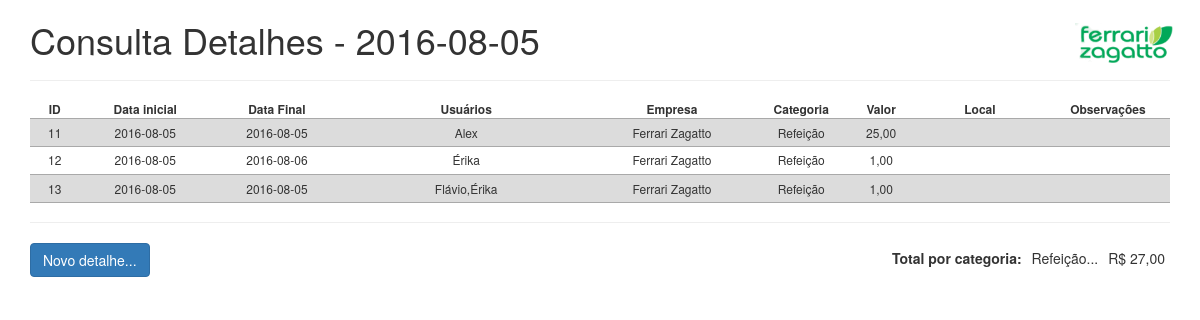
Screenshot of /showDay.php?date=2016-08-05 (signed in) with the database file from the repository.
### tables this page shows
CREATE TABLE `details` (
  `id_details` int(11) NOT NULL,
  `data_entrada` date NOT NULL,
  `data_saida` date DEFAULT NULL,
  `valor` float(10,2) NOT NULL,
  `local` varchar(200) NOT NULL,
  `obs` text,
  `id_emp` int(11) NOT NULL,
  `id_cat` int(11) NOT NULL,
  `user` int(4) NOT NULL,
  `dsy` datetime NOT NULL
);

CREATE TABLE `empresa` (
  `id_emp` int(11) NOT NULL,
  `nome` varchar(200) NOT NULL,
  `user` int(4) NOT NULL,
  `dsy` datetime NOT NULL
);

CREATE TABLE `categoria` (
  `id_cat` int(11) NOT NULL,
  `desc` varchar(200) NOT NULL,
  `limite` float(10,2) NOT NULL,
  `user` int(4) NOT NULL,
  `dsy` datetime NOT NULL
);

### query/index.php (called while the page is built, shortened)
<?php
	function getST($id, $cat, $valor, $di, $df){
		include "query/conexao.php";
		$dias = date_diff(date_create($di), date_create($df));
		$users = array();
		$result = mysqli_query($conn, "SELECT distinct id_usr FROM usuarios_details where id_details=".$id."");
		$aux=0;
		while ($row = mysqli_fetch_object($result)) {
			$users[$aux] = $row->id_usr;
			$aux++;
		}
		for($i=0;$i<$aux;$i++){
			if($di==$df){
				$result = mysqli_query($conn, "
					select sum(
							d.valor/
							(select count(id_usr) from usuarios_details where id_details=d.id_details)/
							(DATEDIFF(d.data_saida, d.data_entrada)+1)
					) as soma
					from details d
						inner join usuarios_details ud on d.id_details=ud.id_details
					where ud.id_usr=".$users[$i]."
						  and (d.data_entrada BETWEEN '".$di."' and '".$df."'
						  OR d.data_saida BETWEEN '".$di."' and '".$df."'
						  OR '".$di."' BETWEEN d.data_entrada and d.data_saida)
						  and d.id_cat=".$cat."
				");
			}else{
				$result = mysqli_query($conn, "
					select
							sum(d.valor)/
							max((select count(id_usr) from usuarios_details where id_details=d.id_details))/
							max((DATEDIFF(d.data_saida, d.data_entrada)+1)) as soma
					from details d
						inner join usuarios_details ud on d.id_details=ud.id_details
					where ud.id_usr=".$users[$i]."
						  and (d.data_entrada BETWEEN '".$di."' and '".$df."'
						  OR d.data_saida BETWEEN '".$di."' and '".$df."'
						  OR '".$di."' BETWEEN d.data_entrada and d.data_saida)
						  and d.id_cat=".$cat."
				");
			}
			while ($row = mysqli_fetch_object($result)) {
				$soma = $row->soma;
			}
		}
		$result = mysqli_query($conn, "SELECT limite FROM categoria where id_cat=".$cat."");
		while ($row = mysqli_fetch_object($result)) {
			$limite = $row->limite;
		}
		if($soma>$limite)
			return "Erro";
		else
			return "OK";
	}
?>

### query/showDay.php (the view, shortened to what this page needs)
<?php
	function getDayContent($date){
		include "query/conexao.php";
		include "query/index.php";
		$output = "";
		$result = mysqli_query($conn, "
			SELECT d.id_details id_details,
				   d.data_entrada di,
				   d.data_saida df,
				   group_concat(u.nome) nome,
				   e.nome emp,
				   c.id_cat id_cat,
				   c.desc cat,
				   d.valor,
				   d.local local,
				   d.obs,
				   c.limite limite
			FROM details d
			INNER JOIN usuarios_details ud
				ON d.id_details=ud.id_details
			INNER JOIN usuarios u
				ON u.id_usr=ud.id_usr
			LEFT JOIN empresa e
				ON e.id_emp = d.id_emp
			LEFT JOIN categoria c
				ON c.id_cat = d.id_cat
            WHERE d.data_entrada= '".$date."'
				  OR (d.data_entrada<'".$date."' AND d.data_saida>='".$date."')
			GROUP BY d.id_details
		");
		$color=0;
		while ($row = mysqli_fetch_object($result)) {
			$st = getST($row->id_details, $row->id_cat, $row->valor, $row->di, $row->df);
			$valor = str_replace(".", ",", $row->valor);
			if($st == "OK")
				if($color%2==0)
					$output.= "<tr style='background-color:#DCDCDC;border-bottom: thin solid #A9A9A9;border-top: thin solid #A9A9A9;'>";
				else
					$output.= "<tr style='border-bottom: thin solid #A9A9A9;'>";
			else{
				if($color%2==0)
					$output.= "<tr style='background-color:#DCDCDC;color:red;border-bottom: thin solid #A9A9A9;border-top: thin solid #A9A9A9;'>";
				else
					$output.= "<tr style='color:red;border-bottom: thin solid #A9A9A9;'>";
			}
			$output.="  <td align='center' style='padding-left:5px;padding-right:5px;padding-top:5px; padding-bottom:5px; min-width:30px'>".$row->id_details."</td>
						<td align='center' style='padding-left:5px;padding-right:5px;padding-top:5px; padding-bottom:5px; min-width:80px'>".$row->di."</td>
						<td align='center' style='padding-left:5px;padding-right:5px;padding-top:5px; padding-bottom:5px; min-width:80px'>".$row->df."</td>
						<td align='center' style='padding-left:5px;padding-right:5px;padding-top:5px; padding-bottom:5px; min-width:150px'>".$row->nome."</td>
						<td align='center' style='padding-left:5px;padding-right:5px;padding-top:5px; padding-bottom:5px; min-width:100px'>".$row->emp."</td>
						<td align='center' style='padding-left:5px;padding-right:5px;padding-top:5px; padding-bottom:5px; min-width:30px'>".$row->cat."</td>
						<td align='center' style='padding-left:5px;padding-right:5px;padding-top:5px; padding-bottom:5px; min-width:30px'>".$valor."</td>
						<td align='center' style='padding-left:5px;padding-right:5px;padding-top:5px; padding-bottom:5px; min-width:80px'>".$row->local."</td>
						<td align='center' style='padding-left:5px;padding-right:5px;padding-top:5px; padding-bottom:5px; min-width:30px'>".$row->obs."</td>
					<tr>";
			$color++;
		}
		return $output;
	}
	function getTotal($date	){
		include "query/conexao.php";
		$output="";
		$result = mysqli_query($conn, "
			SELECT c.desc,
				   SUM(d.valor) valor
			FROM details d
			LEFT JOIN categoria c
				ON d.id_cat=c.id_cat
			WHERE d.data_entrada= '".$date."'
				  OR (d.data_entrada<'".$date."' AND d.data_saida>='".$date."')
			GROUP BY d.id_cat
		");
		$aux=0;
		while ($row = mysqli_fetch_object($result)) {
			$valor = str_replace(".", ",", $row->valor);
			$output.= "<tr>";
			if($aux==0)
				$output.="<td align='right' style='padding-left:5px;padding-right:5px;padding-top:5px;'><b>Total por categoria:</b></td>";
			else
				$output.="<td align='right' style='padding-left:5px;padding-right:5px;padding-top:5px;'></td>";
			$output.="<td align='right' style='padding-left:5px;padding-right:5px;padding-top:5px;'>".$row->desc."...</td>
					  <td align='right' style='padding-left:5px;padding-right:5px;padding-top:5px;'>R$ ".$valor."</td>";
			$output.= "</tr>";
			$aux++;
		}
		return $output;
	}
?>

### showDay.php (shortened to what this page needs)
<?php
  if(isset($_GET["date"])){
		include "query/showDay.php";
    $content = getDayContent($_GET["date"]);
		$output = file_get_contents("forms/showDay.html");
    $output= str_replace("[DATE]", $_GET["date"], $output);
		$output= str_replace("[CONTENT]", $content, $output);
		$content = getTotal($_GET["date"]);
    $output= str_replace("[TOTAL]", $content, $output);
		echo $output;
  }
?>

### rows the page displays
details: id_details "11", data_entrada "2016-08-05", data_saida "2016-08-05", nome "Alex", id_emp.nome "Ferrari Zagatto", id_cat.desc "Refeição", valor "25,00"
details: id_details "12", data_entrada "2016-08-05", data_saida "2016-08-06", nome "Érika", id_emp.nome "Ferrari Zagatto", id_cat.desc "Refeição", valor "1,00"
details: id_details "13", data_entrada "2016-08-05", data_saida "2016-08-05", nome "Flávio,Érika", id_emp.nome "Ferrari Zagatto", id_cat.desc "Refeição", valor "1,00"

### other values shown
$output "Consulta Detalhes - 2016-08-05 ID Data inicial Data Final Usuários Empresa Categoria Valor Local Observações Novo detalhe..."
$row->desc "Refeição"
$valor "27,00"
